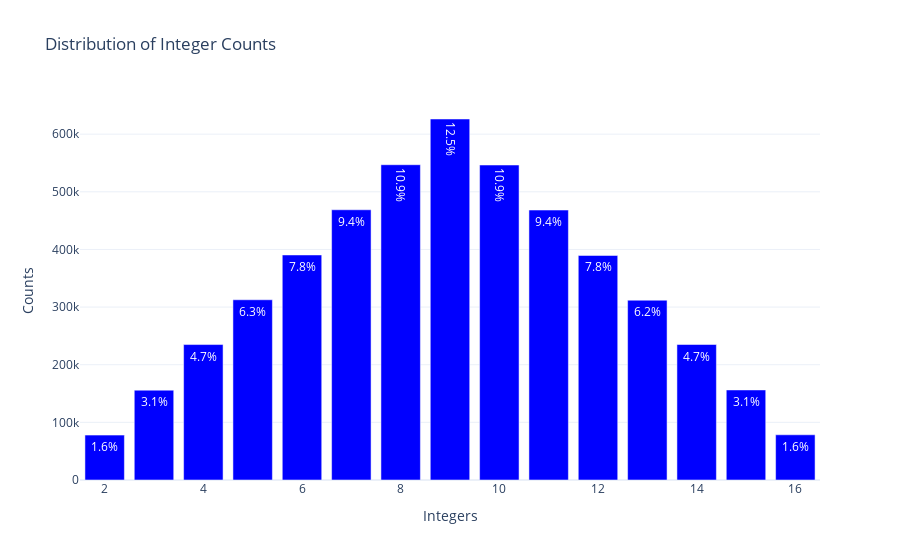

Notebook code cell kept with this figure:
### Code cell
thresholds = [15, 20, 25, 30]
chance_given_threshold(dice_distribution(8, 2), thresholds)

### Figure 1 — Plotly figure (JSON) as saved in the notebook; plotly's stock layout.template omitted (floating-point values rounded to 4 significant figures)
{"data": [{"marker": {"color": "blue"}, "text": ["9.4%", "1.6%", "7.8%", "12.5%", "10.9%", "3.1%", "10.9%", "1.6%", "3.1%", "6.3%", "4.7%", "4.7%", "9.4%", "6.2%", "7.8%"], "textposition": "auto", "type": "bar", "x": [7, 2, 6, 9, 8, 15, 10, 16, 3, 5, 4, 14, 11, 13, 12], "y": [468807, 77877, 390425, 626307, 546963, 156240, 546465, 78439, 155868, 312670, 234998, 235063, 468350, 311964, 389564]}], "layout": {"autosize": true, "title": {"text": "Distribution of Integer Counts"}, "xaxis": {"autorange": true, "range": [1.5, 16.5], "title": {"text": "Integers"}, "type": "linear"}, "yaxis": {"autorange": true, "range": [0, 659300.0], "title": {"text": "Counts"}, "type": "linear"}}}
